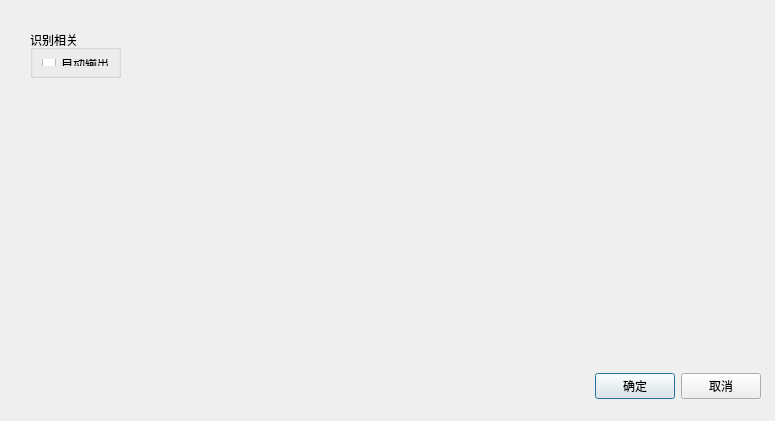
<?xml version="1.0" encoding="UTF-8"?>
<ui version="4.0">
 <class>GuiSetting</class>
 <widget class="QDialog" name="GuiSetting">
  <property name="geometry">
   <rect>
    <x>0</x>
    <y>0</y>
    <width>775</width>
    <height>421</height>
   </rect>
  </property>
  <property name="windowTitle">
   <string>设置</string>
  </property>
  <widget class="QWidget" name="layoutWidget">
   <property name="geometry">
    <rect>
     <x>410</x>
     <y>370</y>
     <width>351</width>
     <height>33</height>
    </rect>
   </property>
   <layout class="QHBoxLayout">
    <property name="spacing">
     <number>6</number>
    </property>
    <property name="leftMargin">
     <number>0</number>
    </property>
    <property name="topMargin">
     <number>0</number>
    </property>
    <property name="rightMargin">
     <number>0</number>
    </property>
    <property name="bottomMargin">
     <number>0</number>
    </property>
    <item>
     <spacer>
      <property name="orientation">
       <enum>Qt::Horizontal</enum>
      </property>
      <property name="sizeHint" stdset="0">
       <size>
        <width>131</width>
        <height>31</height>
       </size>
      </property>
     </spacer>
    </item>
    <item>
     <widget class="QPushButton" name="okButton">
      <property name="text">
       <string>确定</string>
      </property>
     </widget>
    </item>
    <item>
     <widget class="QPushButton" name="cancelButton">
      <property name="text">
       <string>取消</string>
      </property>
     </widget>
    </item>
   </layout>
  </widget>
  <widget class="QGroupBox" name="groupBox_OCR">
   <property name="geometry">
    <rect>
     <x>30</x>
     <y>30</y>
     <width>91</width>
     <height>48</height>
    </rect>
   </property>
   <property name="title">
    <string>识别相关</string>
   </property>
   <layout class="QVBoxLayout" name="verticalLayout">
    <item>
     <widget class="QCheckBox" name="cB_AutoOutPut">
      <property name="text">
       <string>自动输出</string>
      </property>
     </widget>
    </item>
   </layout>
  </widget>
 </widget>
 <resources/>
 <connections>
  <connection>
   <sender>okButton</sender>
   <signal>clicked()</signal>
   <receiver>GuiSetting</receiver>
   <slot>accept()</slot>
   <hints>
    <hint type="sourcelabel">
     <x>278</x>
     <y>253</y>
    </hint>
    <hint type="destinationlabel">
     <x>96</x>
     <y>254</y>
    </hint>
   </hints>
  </connection>
  <connection>
   <sender>cancelButton</sender>
   <signal>clicked()</signal>
   <receiver>GuiSetting</receiver>
   <slot>reject()</slot>
   <hints>
    <hint type="sourcelabel">
     <x>369</x>
     <y>253</y>
    </hint>
    <hint type="destinationlabel">
     <x>179</x>
     <y>282</y>
    </hint>
   </hints>
  </connection>
 </connections>
</ui>
